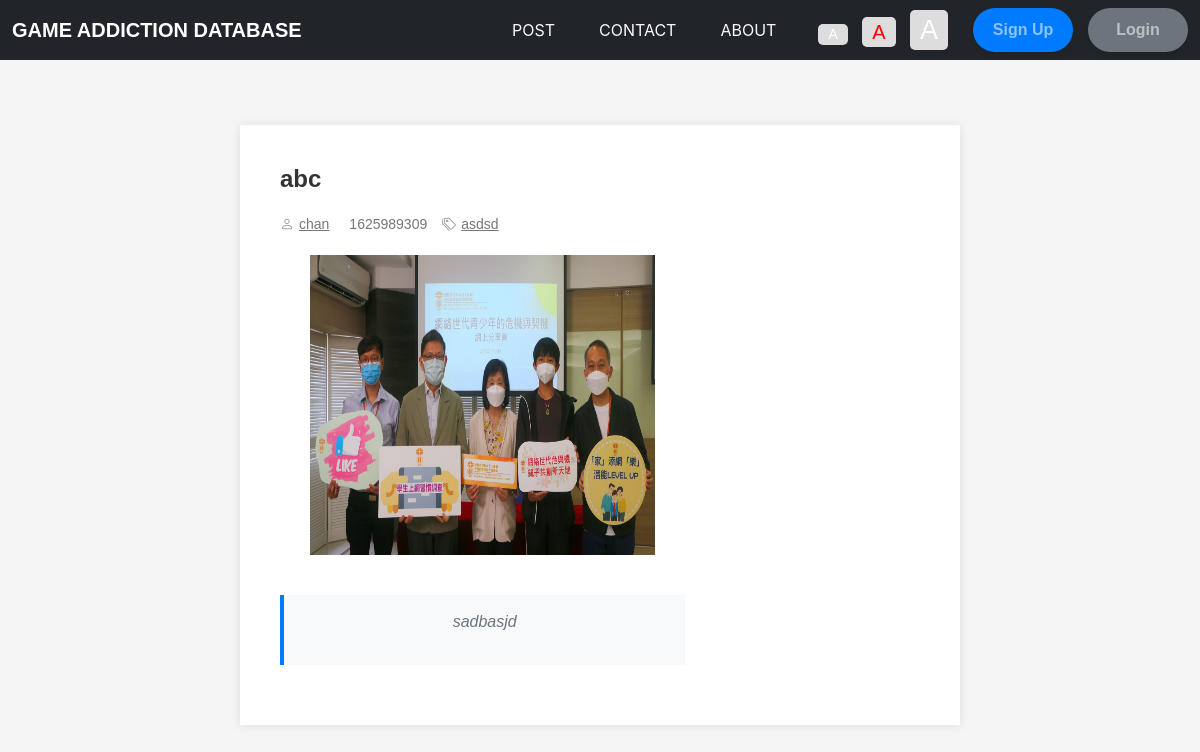
Page /read-post.php?id=1 on the committed database.
### tables this page shows
CREATE TABLE `post` (
  `p_id` int(11) NOT NULL,
  `heading` varchar(255) NOT NULL,
  `details` varchar(255) NOT NULL,
  `p_time` varchar(100) NOT NULL,
  `p_img` varchar(100) NOT NULL,
  `p_description` mediumtext NOT NULL,
  `p_category` varchar(110) NOT NULL,
  `p_user` varchar(255) NOT NULL
);

### read-post.php (the view, shortened to what this page needs)
<?php
require_once "menu.php";
include "dbcon.php";
?>
    <link rel="stylesheet" href="https://cdn.jsdelivr.net/npm/bootstrap-icons@1.4.1/font/bootstrap-icons.css" />
    <link rel="stylesheet" href="style/dataTables.bootstrap5.min.css" />
    <link rel="stylesheet" href="style/bootstrap.min.css" />
    <link rel="stylesheet" href="style\menu.css">
    <link rel="stylesheet" href="style\post.css">
<?php
  $id = $_GET["id"];
  $read_news = "SELECT * FROM post WHERE p_id = '$id' ";
  $read_result = mysqli_query($con , $read_news);
  if($read_news){
    while( $rows = mysqli_fetch_assoc($read_result) ){
      $heading =  $rows["heading"];
      $details =  $rows["details"];
       $time = $rows["p_time"];
      $category = $rows["p_category"];
      $img = $rows["p_img"];
    $user = $rows["p_user"];
?>
  <section id="contentSection">
    <div class="row">
      <div class="col-lg-8 col-md-8 col-sm-8">
        <div class="left_content">
          <div class="single_page">
            <h1> <?php echo $heading; ?> </h1>
            <div class="post_commentbox"> <a href="#"><i class="bi bi-person"></i><?php echo $user; ?></a> <span><i class="fa fa-calendar"></i> <?php echo $time; ?> </span> <a href="#"><i class="bi bi-tags"></i><?php echo $category; ?></a> </div>
            <div class="single_page_content"> <img class="img-center" style="width:85%; height:300px" src="img/post/<?php echo $img; ?>" alt="">
              <blockquote> <?php echo $details; ?> </blockquote>
            </div>
          </div>
        </div>
      </div>
      <?php
    }
  }
?>

### style/post.css (style rules this page uses)
#contentSection { width: 60%; padding: 20px; background-color: #ffffff; box-shadow: 0 0 10px rgba(0, 0, 0, 0.1); margin-top: 50px; }
.left_content { padding: 20px; }
.single_page h1 { font-size: 24px; font-weight: 700; color: #333; margin-bottom: 20px; }
.post_commentbox { display: flex; justify-content: flex-start; align-items: center; margin-bottom: 20px; }
.post_commentbox a, .post_commentbox span { margin-right: 15px; font-size: 14px; color: #777; }
.post_commentbox i { margin-right: 5px; color: #999; }
.single_page_content { text-align: center; }
.single_page_content img { max-width: 100%; height: auto; margin-bottom: 20px; }
blockquote { margin: 20px 0; padding: 15px; border-left: 4px solid #007bff; background-color: #f8f9fa; font-style: italic; color: #6c757d; }

### rows in the picture
post: heading "abc", p_user "chan", p_time "1625989309", p_category "asdsd", p_img (picture), details "sadbasjd"
